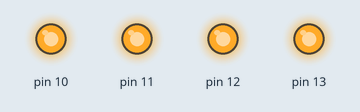
Recording of a sketch running on a simulated Arduino Uno, built with avr-gcc and run on an emulated ATmega328P. Shown: output pins drawn as LEDs (lit = HIGH).

Above: at 0.5 s.
At 1.5 s:
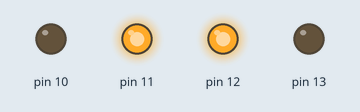
At 3.5 s:
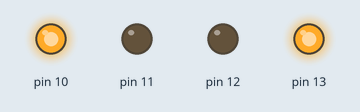
Timing chart, 0 to 5.2 s (numbered marks = the images above):
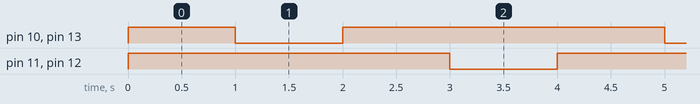

Measured:
- by itself, pin 10, pin 13: repeats every 4.0 s: LOW 1.0 s, HIGH 3.0 s
- by itself, pin 11, pin 12: alternates HIGH for 3.0 s and LOW for 1.0 s
- by itself, everything shown: repeats every 4.0 s, in 4 steps

The sketch:

Led.ino
```cpp
void setup() {
  pinMode(13,OUTPUT);
  pinMode(12,OUTPUT);
  pinMode(11,OUTPUT);
  pinMode(10,OUTPUT);

}

void loop() {
  digitalWrite(13,1);
  digitalWrite(12,1);
  digitalWrite(11,1);
  digitalWrite(10,1);
  delay(1000);
  digitalWrite(13,0);
  digitalWrite(10,0);
  delay(1000);
  digitalWrite(13,1);
  digitalWrite(10,1);
  delay(1000);
  digitalWrite(12,0);
  digitalWrite(11,0);
  delay(1000);

}
```
